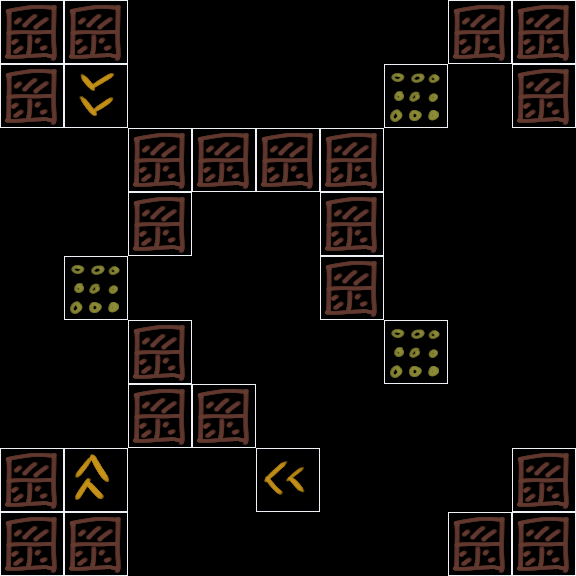

Below is a game level as drawn by its tile map, then a one-line description and the .tmx file that defines it, in full:
An orthogonal 9x9 tile map with 64x64 px tiles, 1 tile layer (Tiles) and 1 object (player).

<map version="1.5" tiledversion="1.6.0" orientation="orthogonal" renderorder="right-down" width="9" height="9" tilewidth="64" tileheight="64" infinite="0" nextlayerid="6" nextobjectid="21">
 <tileset firstgid="1" source="level_design.tsx" />
 <layer id="4" name="Tiles" width="9" height="9">
  <data encoding="csv">
4,4,0,0,0,0,0,4,4,
4,8,0,0,0,0,3,0,4,
0,0,4,4,4,4,0,0,0,
0,0,4,0,0,4,0,0,0,
0,3,0,0,0,4,0,0,0,
0,0,4,0,0,0,3,0,0,
0,0,4,4,0,0,0,0,0,
4,6,0,0,7,0,0,0,4,
4,4,0,0,0,0,0,4,4
</data>
 </layer>
 <objectgroup id="5" name="Objects">
  <object id="20" name="player" x="64" y="256" width="64" height="64" />
 </objectgroup>
</map>
